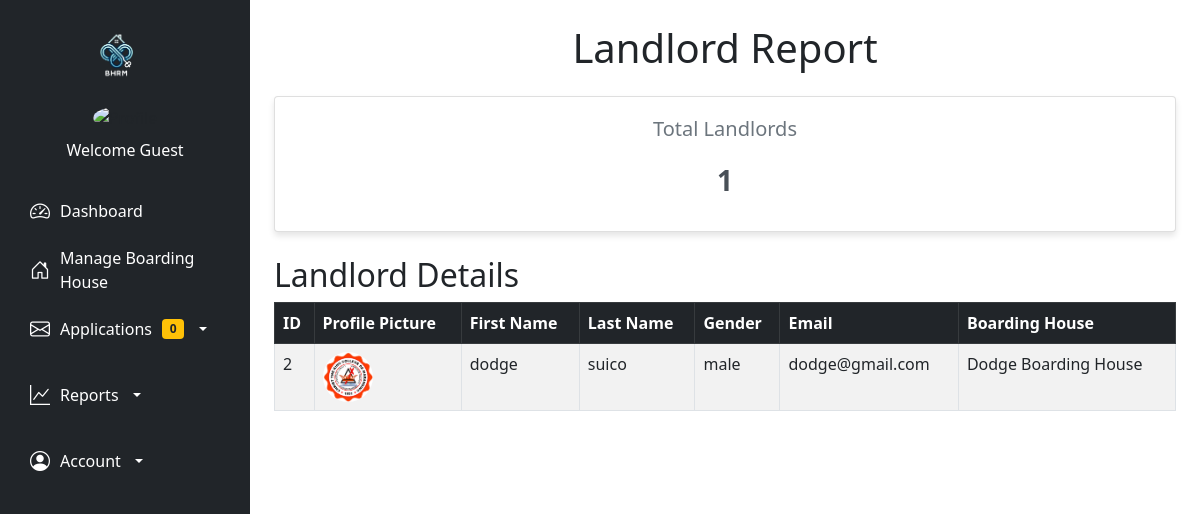
The page /reportslandlord.php on the database as committed earlier.
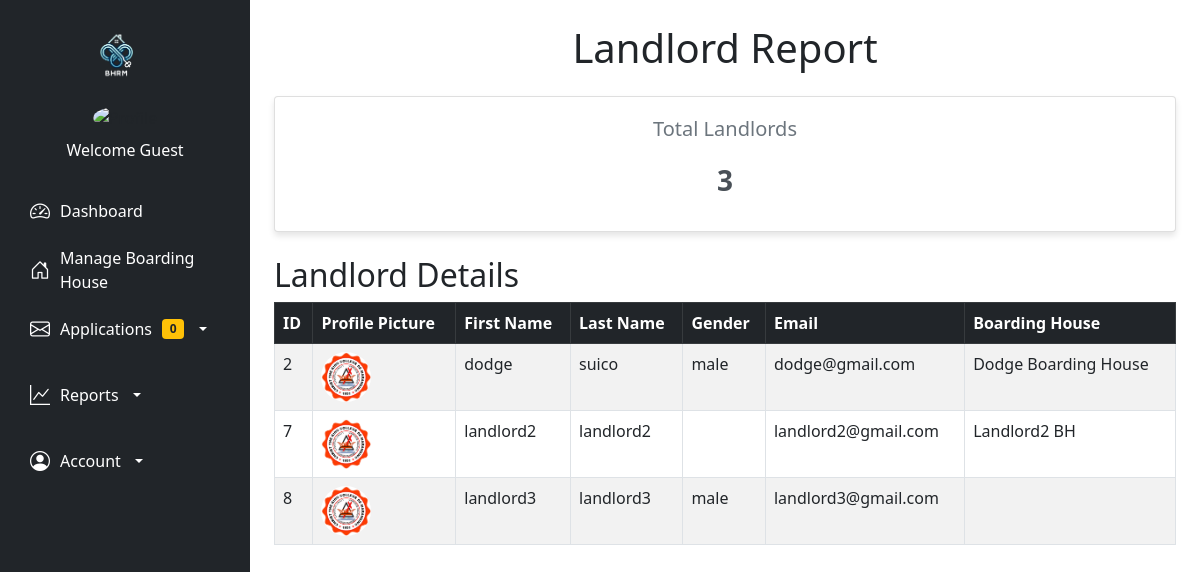
The same page on the database as committed later.
### tables this page shows
CREATE TABLE `users` (
  `id` int(11) NOT NULL,
  `image` varchar(255) NOT NULL,
  `fname` varchar(50) NOT NULL,
  `lname` varchar(50) NOT NULL,
  `gender` varchar(255) NOT NULL,
  `tenant_status` varchar(255) NOT NULL,
  `school` varchar(255) NOT NULL,
  `uname` varchar(50) NOT NULL,
  `pass` varchar(50) NOT NULL,
  `role` varchar(50) NOT NULL,
  `hname` varchar(255) NOT NULL
);

### reportslandlord.php (the view, shortened to what this page needs)
<?php
include('php/connection.php');
$totalLandlordsQuery = "SELECT COUNT(*) AS total_landlords FROM users WHERE role = 'landlord'";
$totalLandlordsResult = mysqli_query($conn, $totalLandlordsQuery);
$totalLandlords = mysqli_fetch_assoc($totalLandlordsResult)['total_landlords'];
$landlordsQuery = "SELECT * FROM users WHERE role = 'landlord'";
$landlordsResult = mysqli_query($conn, $landlordsQuery);
?>
<!DOCTYPE html>
<html lang="en">
<head>
    <link href="https://cdn.jsdelivr.net/npm/bootstrap@5.3.0/dist/css/bootstrap.min.css" rel="stylesheet">
    <link rel="stylesheet" href="https://cdn.datatables.net/1.13.5/css/dataTables.bootstrap5.min.css">
</head>
<body>
    <?php include 'navadmin.php'; ?>
    <div class="container my-4">
        <h1 class="text-center mb-4">Landlord Report</h1>
        <div class="summary">
            <div class="card">
                <h3>Total Landlords</h3>
                <p><?php echo $totalLandlords; ?></p>
            </div>
        </div>
        <h2 class="mt-4">Landlord Details</h2>
        <div class="table-responsive">
            <table id="landlordTable" class="table table-striped table-bordered">
                <thead class="table-dark">
                    <tr>
                        <th>ID</th>
                        <th>Profile Picture</th>
                        <th>First Name</th>
                        <th>Last Name</th>
                        <th>Gender</th>
                        <th>Email</th>
                        <th>Boarding House</th>
                    </tr>
                </thead>
                <tbody>
                    <?php while ($landlord = mysqli_fetch_assoc($landlordsResult)) { ?>
                        <tr>
                            <td><?php echo $landlord['id']; ?></td>
                            <td>
                                <img src="/bhrm-main/<?php echo $landlord['image'] ?? 'default.png'; ?>"
                                     width="50"
                                     height="50"
                                     class="rounded-circle"
                                     alt="Profile Picture">
                            </td>
                            <td><?php echo $landlord['fname']; ?></td>
                            <td><?php echo $landlord['lname']; ?></td>
                            <td><?php echo $landlord['gender']; ?></td>
                            <td><?php echo $landlord['uname']; ?></td>
                            <td><?php echo $landlord['hname']; ?></td>
                        </tr>
                    <?php } ?>
                </tbody>
            </table>
        </div>
    </div>
</body>
</html>

Rows that differ between the two databases and show on the page:
added users: id "7", image (picture), fname "landlord2", lname "landlord2", uname "landlord2@gmail.com", hname "Landlord2 BH"
added users: id "8", image (picture), fname "landlord3", lname "landlord3", gender "male", uname "landlord3@gmail.com"
Other text that changed with them:
$totalLandlords: "1" → "3"
